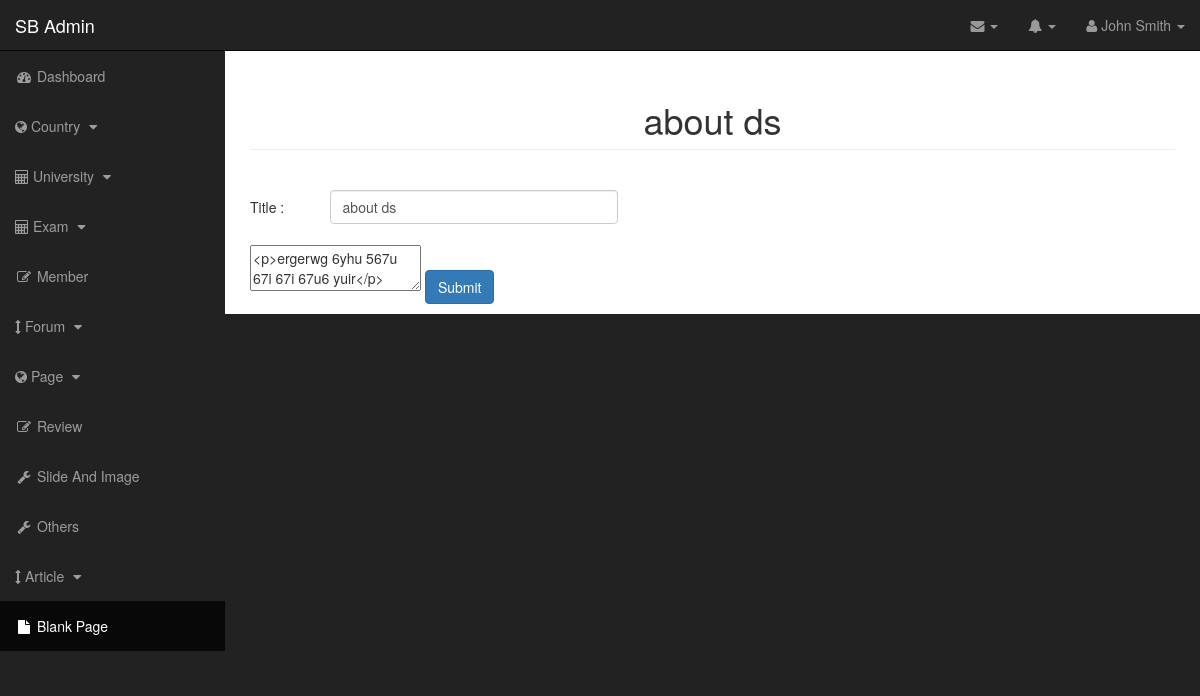
/admin/page.php?page_id=1 (signed in), run on the app's committed database.
### tables this page shows
CREATE TABLE `page` (
  `page_id` int(11) NOT NULL,
  `page_title` varchar(150) NOT NULL,
  `page_content` text NOT NULL
);

### classes/page.php (called while the page is built, shortened)
<?php
 $filepath = realpath(dirname(__FILE__));
 include_once ($filepath.'/../lib/Database.php');
 include_once ($filepath.'/../helpers/Format.php');
class Page
{
	private $db;
	private $fm;
	function __construct(){
		$this->db = new Database();
		$this->fm = new Format();
	}
	function gettValuePageId($id){
		$id = $this->fm->validation($id);
		$id = mysqli_real_escape_string($this->db->link,$id);
		$sql = 'SELECT * FROM page WHERE page_id="'.$id.'"';
		$fetchAll = $this->db->select($sql);
		return $fetchAll;
	}
}

### lib/Database.php (called while the page is built, shortened)
<?php
Class Database{
	public $host   = DB_HOST;
	public $user   = DB_USER;
	public $pass   = DB_PASS;
	public $dbname = DB_NAME;
	public $link;
	private function connectDB(){
	$this->link = new mysqli($this->host, $this->user, $this->pass, $this->dbname);
 }
	public function select($query){
		$result = $this->link->query($query) or die($this->link->error.__LINE__);
		if($result->num_rows > 0){
			return $result;
		} else {
			return false;
		}
	}
}

### helpers/Format.php (called while the page is built, shortened)
<?php
class Format{
	public function validation($data){
		$data = trim($data);
		$data = stripcslashes($data);
		$data = htmlspecialchars($data);
		return $data;
	}
}
?>

### admin/page.php (the view, shortened to what this page needs)
<?php include 'inc/header.php'; ?>
    <div id="wrapper">
        <?php include 'inc/navigation.php'; ?>
        <div id="page-wrapper">
            <div class="container-fluid">
<?php
    if ( isset($_GET['page_id']) && !empty($_GET['page_id'])) {
        $id = $_GET['page_id'];
        $gettValuePageId = $page->gettValuePageId($id);
    }else{
        echo '<script> location.replace("index.php"); </script>';
    }
    if ($gettValuePageId) {
      $row = mysqli_fetch_array($gettValuePageId);
    }
?>
                <div class="row">
                    <div class="col-lg-12">
                        <h1 class="page-header text-center">
                            <?php echo $row['page_title'] ?>
                        </h1>
                    </div>
                </div>
                <div class="row">
                    <div class="col-md-12">
                        <form method="post" action="">
                            <div class="row">
                                <div class="col-md-1">
                                    <label class="text-dark h5">Title :</label>
                                </div>
                                <div class="col-md-4">
                                    <input type="text" name="title" required class="form-control" value="<?php echo $row['page_title'] ?>" placeholder="name here">
                                </div>
                            </div>
                            <br>
                            <textarea name="editor1"><?php echo $row['page_content'] ?></textarea>
                            <button type="submit" class="btn btn-primary" name="submit">Submit</button>
                        </form>
                    </div>
                </div>
            </div>
        </div>
    </div>
<?php include 'inc/footer.php'; ?>

### admin/css/sb-admin.css (style rules this page uses)
body { margin-top: 100px; background-color: #222; }
@media (min-width:768px) { body { margin-top: 50px; } }
#wrapper { padding-left: 0; }
#page-wrapper { width: 100%; padding: 0; background-color: #fff; }
@media (min-width:768px) { #wrapper { padding-left: 225px; } }
@media (min-width:768px) { #page-wrapper { padding: 10px; } }

### data on the page
page: page_title "about ds", title "about ds", editor1 "<p>ergerwg 6yhu 567u 67i 67i 67u6 yuir</p>"
